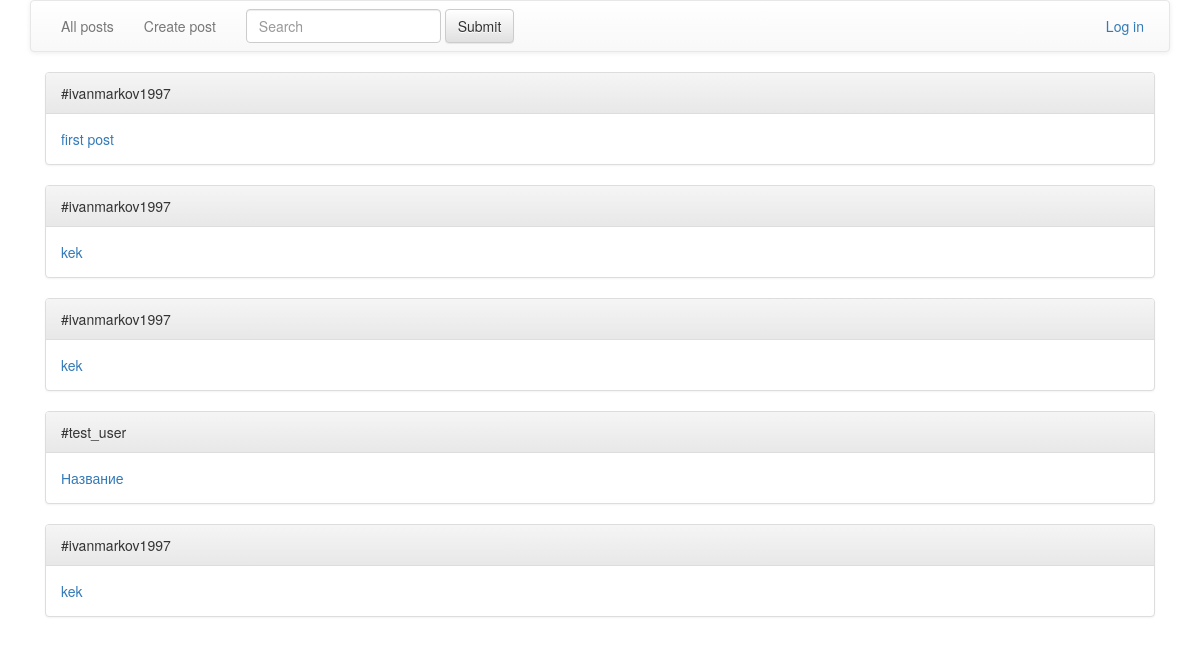
The app's page /posts/, older data.
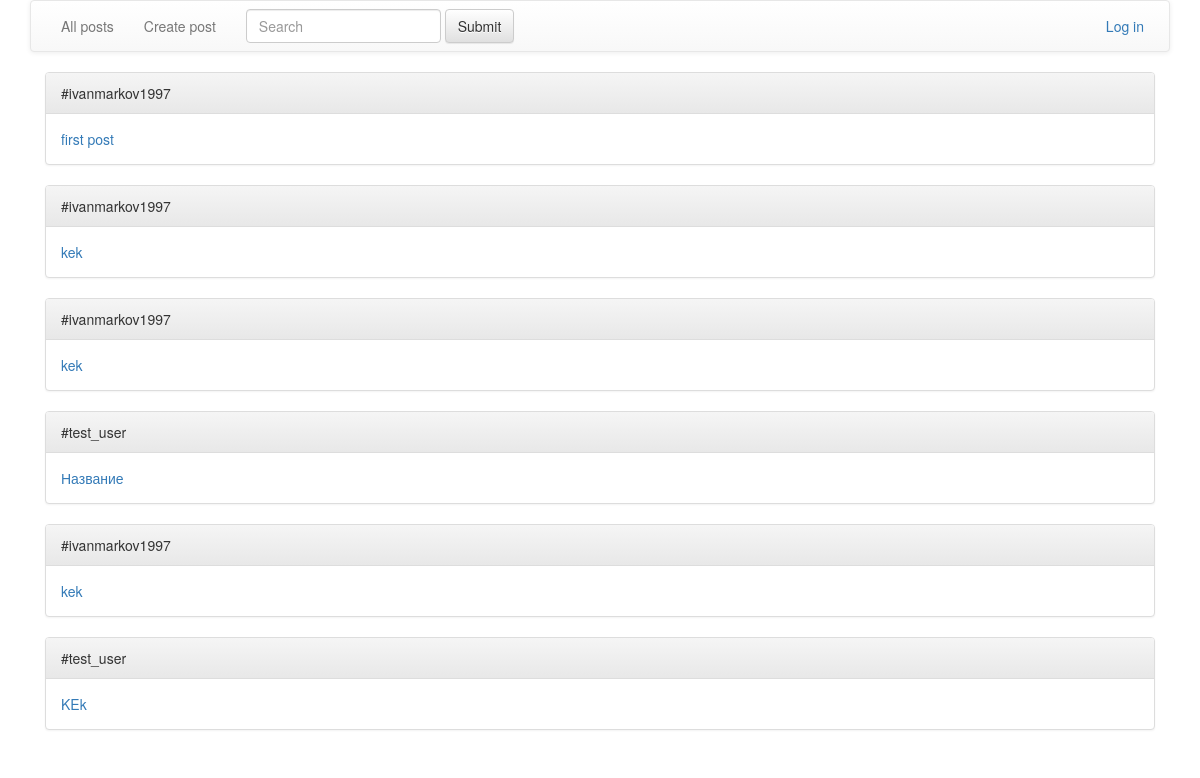
The same page, newer data.
### blog/models.py (models this page shows, shortened)
class Post(models.Model):
	name = models.CharField(max_length=80)
	description = models.TextField()
	date = models.DateTimeField()
	image = models.FileField(null=True, blank=True)
	owner = models.ForeignKey(User, on_delete=models.CASCADE)

### blog/views.py (the view)
# urls.py: path('', views.index, name='index'),
def index(request):
	args = {}
	username = auth.get_user(request).username
	args['post_list'] = Post.objects.all()
	if username != 'AnonimusUser':
		args['username'] = username
	else:
		args['username'] = 'Anonimus'
	return render(request, 'blog/index.html', args)

### blog/templates/blog/index.html
{% extends 'base.html' %}
{% block index %}
{% for post in post_list %}
	<div class="panel panel-default">
	  <div class="panel-heading">#{{post.owner}}</div>
	  	<div class="panel-body">
	    	<a href="/posts/{{post.pk}}">{{post.name}}</a>
	  	</div>
	</div>
{% endfor %}
{% endblock %}

### templates/base.html (shortened to what this page needs)
<!DOCTYPE html>
<html>
<head>
	<link rel="stylesheet" href="https://maxcdn.bootstrapcdn.com/bootstrap/3.3.1/css/bootstrap.min.css">
	<link rel="stylesheet" href="https://maxcdn.bootstrapcdn.com/bootstrap/3.3.1/css/bootstrap-theme.min.css">
</head>
<body>
	<div class="container">
		<nav class="navbar navbar-default">
		  <div class="container-fluid">
		    <div class="navbar-header">
			    <ul class="nav navbar-nav">
		        	<li><a href="http://127.0.0.1:8000">All posts</a></li>
		        	<li><a href="http://127.0.0.1:8000/posts/create">Create post</a></li>
		        	<form class="navbar-form navbar-left">
				        <div class="form-group">
				          <input type="text" class="form-control" placeholder="Search">
				        </div>
				        <button type="submit" class="btn btn-default">Submit</button>
				    </form>
		      	</ul>
		    </div>
		    {% if username %}
		    	<p class="navbar-text navbar-right" style="margin-right: 10px">Signed in as <a href="#" class="navbar-link">{{username}}</a><a href="http://127.0.0.1:8000/auth/logout" style="margin-left: 10px">Log out</a></p>
		    {% else %}
		    	<p class="navbar-text navbar-right" style="margin-right: 10px"><a href="http://127.0.0.1:8000/auth/login" style="margin-left: 10px">Log in</a></p>
		    {% endif %}
		  </div>
		</nav>
		<div class="container-fluid">
			{% block index %}{% endblock %}
		</div>
	</div>
</body>
</html>

Row changes from the older to the newer data that the page shows:
added Post: owner "test_user", name "KEk"
